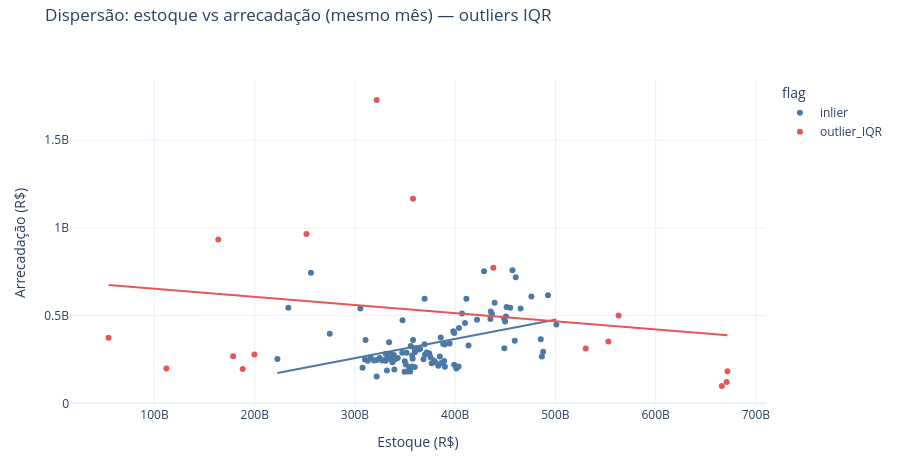
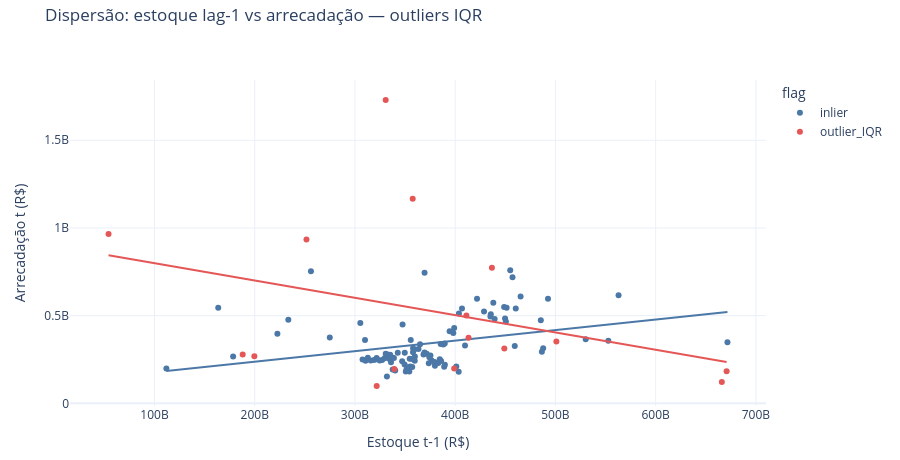

The cell these charts' notebook holds for them, in order:
### Markdown cell above
### 3.3 Dispersão estoque × arrecadação com outliers IQR

**Regra (Tukey, 1977).** Em cada margem, outlier se $x\notin[Q_1-1{,}5\cdot\mathrm{IQR},\,Q_3+1{,}5\cdot\mathrm{IQR}]$; flag se outlier em estoque **ou** arrecadação.

**Eixos / encoding.** Scatter: X = estoque (mesmo mês ou lag-1); Y = `valor_total`; cor = `{inlier, outlier_IQR}`; reta OLS só **descritiva**.

**Comparação legítima.** Associação linear frágil em níveis; localização temporal dos outliers (hover).

**O que *não* afirmar.** Outlier estatístico $\neq$ anomalia jurídica; correlação/OLS em níveis **não** identificam efeito causal do estoque sobre a arrecadação.

### Code cell
sc = panel[["data", "ano", "mes", "valor_sem_honorarios", "valor_total"]].copy()
sc["estoque_lag1"] = sc["valor_sem_honorarios"].shift(1)

def iqr_mask(s: pd.Series) -> pd.Series:
    q1, q3 = s.quantile(0.25), s.quantile(0.75)
    iqr = q3 - q1
    lo, hi = q1 - 1.5 * iqr, q3 + 1.5 * iqr
    return (s < lo) | (s > hi)

sc["outlier_iqr"] = iqr_mask(sc["valor_sem_honorarios"]) | iqr_mask(sc["valor_total"])
sc["flag"] = np.where(sc["outlier_iqr"], "outlier_IQR", "inlier")

fig_sc1 = px.scatter(
    sc, x="valor_sem_honorarios", y="valor_total", color="flag",
    hover_data=["data"],
    title="Dispersão: estoque vs arrecadação (mesmo mês) — outliers IQR",
    labels={"valor_sem_honorarios": "Estoque (R$)", "valor_total": "Arrecadação (R$)"},
    color_discrete_map={"inlier": "#4C78A8", "outlier_IQR": "#E45756"},
    trendline="ols",
    template="plotly_white",
)
fig_sc1.update_layout(height=460, margin=dict(t=80, l=70, r=30, b=50), title=dict(y=0.98))
fig_sc1.show()
save_fig(fig_sc1, "estoque_scatter_mesmo_mes", width=900, height=460)

fig_sc2 = px.scatter(
    sc.dropna(subset=["estoque_lag1"]),
    x="estoque_lag1", y="valor_total", color="flag",
    hover_data=["data"],
    title="Dispersão: estoque lag-1 vs arrecadação — outliers IQR",
    labels={"estoque_lag1": "Estoque t-1 (R$)", "valor_total": "Arrecadação t (R$)"},
    color_discrete_map={"inlier": "#4C78A8", "outlier_IQR": "#E45756"},
    trendline="ols",
    template="plotly_white",
)
fig_sc2.update_layout(height=460, margin=dict(t=80, l=70, r=30, b=50), title=dict(y=0.98))
fig_sc2.show()
save_fig(fig_sc2, "estoque_scatter_lag1", width=900, height=460)

corr_same = sc["valor_sem_honorarios"].corr(sc["valor_total"])
corr_lag = sc["estoque_lag1"].corr(sc["valor_total"])
print(f"corr(estoque, arrec) mesmo mês = {corr_same:.3f}")
print(f"corr(estoque_lag1, arrec) = {corr_lag:.3f}")
print(f"outliers_IQR = {int(sc['outlier_iqr'].sum())} / {len(sc)}")
print("Nota: validar outliers com domínio jurídico — não causalizar.")
